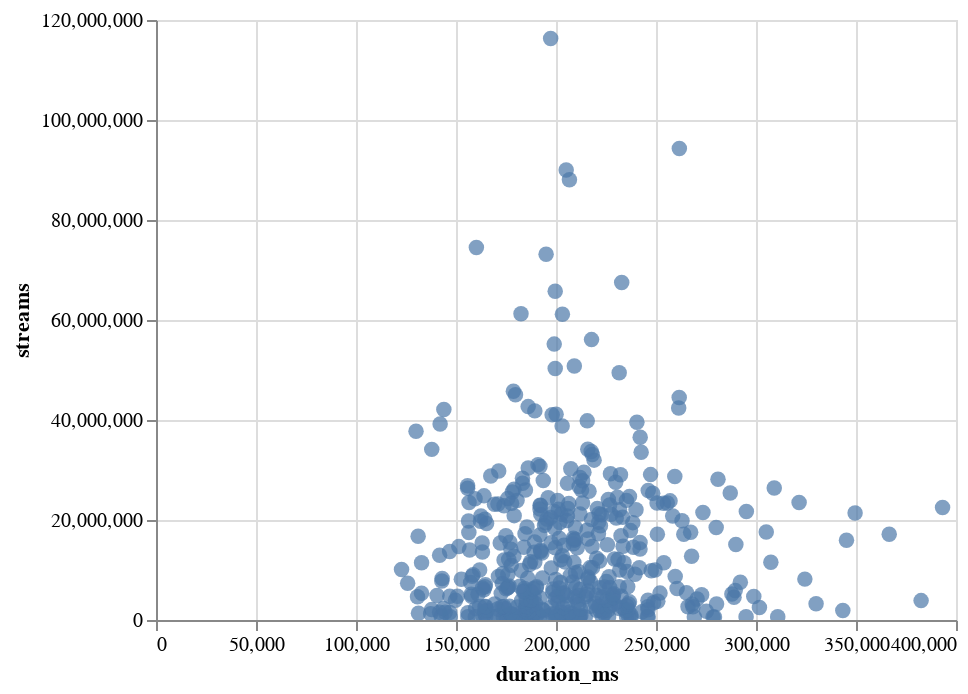

Here is the notebook cell this chart was saved with:
### Code cell
alt.Chart(df).mark_circle(size=60).encode(
    x='duration_ms',
    y='streams',
    tooltip=['duration_ms','streams']
).interactive()

### Figure 1 — Vega-Lite specification as saved in the notebook (floating-point values rounded to 4 significant figures; data arrays with more than 128 entries replaced by an {"elided": "..."} marker saying what was removed)
{"config": {"view": {"continuousWidth": 400, "continuousHeight": 300}}, "data": {"name": "data-5128c5da305daf28d6bf299d6d50e9e1"}, "mark": {"type": "circle", "size": 60}, "encoding": {"tooltip": [{"field": "duration_ms", "type": "quantitative"}, {"field": "streams", "type": "quantitative"}], "x": {"field": "duration_ms", "type": "quantitative"}, "y": {"field": "streams", "type": "quantitative"}}, "selection": {"selector003": {"type": "interval", "bind": "scales", "encodings": ["x", "y"]}}, "$schema": "https://vega.github.io/schema/vega-lite/v4.17.0.json", "datasets": {"data-5128c5da305daf28d6bf299d6d50e9e1": {"elided": "447 records"}}}
